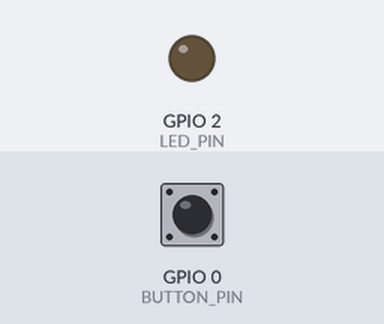
Recording of a program running on a simulated ESP32. Parts: output pins drawn as LEDs (lit = HIGH). Inputs (shaded band) come from the test bench; at power-on: GPIO 0 (BUTTON_PIN) HIGH. What the program prints to the serial monitor is not drawn.

Above: at 1.2 s.
1.3 s: GPIO 0 (BUTTON_PIN) pulled LOW for 0.15 s
At 2.0 s:
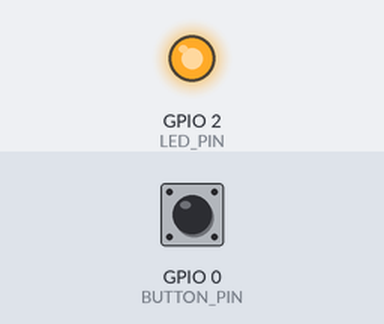
2.9 s: GPIO 0 (BUTTON_PIN) pulled LOW for 1 s
At 3.2 s:
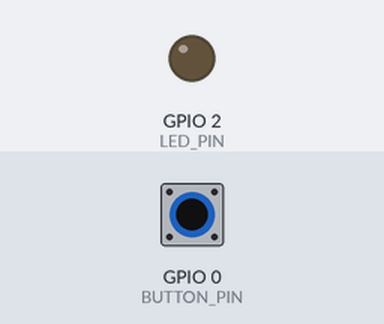
6.9 s: GPIO 0 (BUTTON_PIN) pulled LOW for 3.2 s
At 7.5 s:
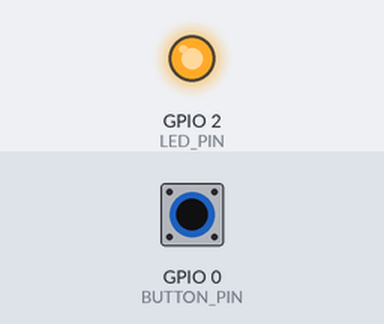
Timing chart, 0 to 9.9 s (numbered marks = the images above; inputs shaded):
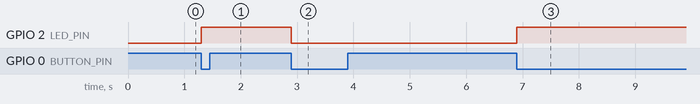

The program:

main.cpp
```cpp
/**
 * @brief: This program used to study how to use interrupt in Arduino.
 *
 * @problem: When we press button, something we see
 *           the "count" not increase to 1 but 2 or 3 times.
 *           This happens due to button have some noise.
 *
 * @solution: We can remove noise by a technique called "debounce".
 *            We will cover debounce technique in following programs.
 *
 * @note: When writing an Interrupt Service Routine (ISR):
 *        1. Keep it as short as possible.
 *        2. Don't use delay().
 *        3. Don't use serial prints.
 *        4. Make variable shared with the main code is "volatile".
 *        5. Don't try to turn interrupts off or on.
 */

#include <Arduino.h>

#define LED_PIN       2
#define BUTTON_PIN    0


void xButton();
volatile bool ledState = 0;
volatile uint16_t count = 0;


void setup() {
  pinMode(LED_PIN, OUTPUT);
  pinMode(BUTTON_PIN, INPUT_PULLUP);

  attachInterrupt(BUTTON_PIN, xButton, FALLING);
}

void loop() {
  digitalWrite(LED_PIN, ledState);
  printf("Button was pressed: %d\n", count);
}

void xButton() {
  ledState = !ledState;
  count++;
}
```

Measured:
- after the input at 1.3 s, GPIO 2 (LED_PIN): LOW → HIGH at once
- after the input at 2.9 s, GPIO 2 (LED_PIN): HIGH → LOW at once
- after the input at 6.9 s, GPIO 2 (LED_PIN): LOW → HIGH at once
